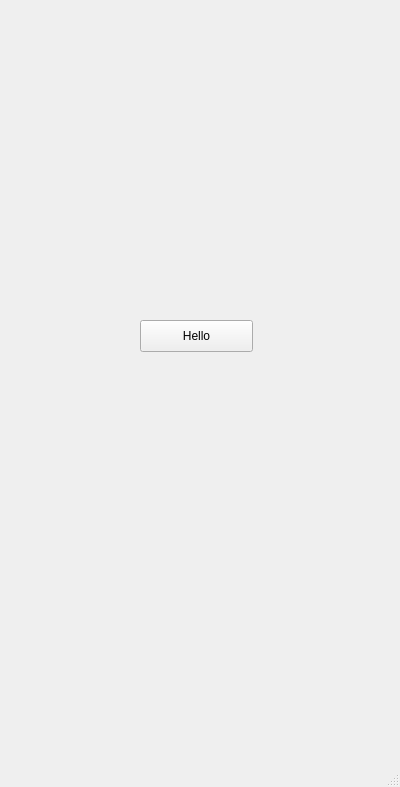
<?xml version="1.0" encoding="UTF-8"?>
<ui version="4.0">
 <class>MainWindow</class>
 <widget class="QMainWindow" name="MainWindow">
  <property name="geometry">
   <rect>
    <x>0</x>
    <y>0</y>
    <width>400</width>
    <height>787</height>
   </rect>
  </property>
  <property name="windowTitle">
   <string>MyWeChat</string>
  </property>
  <property name="windowIcon">
   <iconset>
    <normaloff>resources/tyq.svg</normaloff>resources/tyq.svg</iconset>
  </property>
  <widget class="QWidget" name="centralwidget">
   <widget class="QPushButton" name="pushButton">
    <property name="geometry">
     <rect>
      <x>140</x>
      <y>320</y>
      <width>113</width>
      <height>32</height>
     </rect>
    </property>
    <property name="text">
     <string>Hello</string>
    </property>
   </widget>
  </widget>
  <widget class="QMenuBar" name="menubar">
   <property name="geometry">
    <rect>
     <x>0</x>
     <y>0</y>
     <width>400</width>
     <height>24</height>
    </rect>
   </property>
  </widget>
  <widget class="QStatusBar" name="statusbar"/>
 </widget>
 <resources/>
 <connections/>
</ui>
